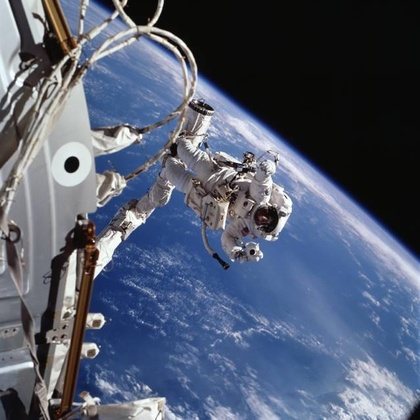
%> input picture P07/E2/imagen1.jpg, 420 x 420 px, shrunk from 639 x 639 before the run
$ octave main.m   (GNU Octave 9; MATLAB toolbox functions it lacks are replaced by stand-ins)
%> lines starting %> are read from the running program, lines starting %| are printed output that depends on the picture
%> further down, archivo1 is the input picture: size 420x420x3 uint8; mean R, G, B 82.9, 92, 112.1
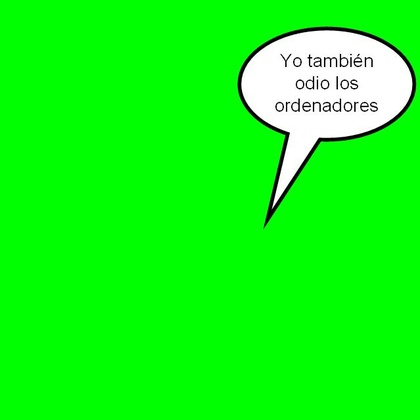
%> input picture P07/E2/imagen2.jpg, 420 x 420 px, shrunk from 639 x 639 before the run
%> further down, archivo2 is the input picture: size 420x420x3 uint8; mean R, G, B 21.5, 250.4, 22.4
### P07/E2/ObtenerSuperposicion.m
function imagen_final = ObtenerSuperposicion(imagenA, imagenB)
    ImA = double(imagenA);
    ImA = ImA./255;
    ImB = double(imagenB);
    ImB = ImB./255;

    [f,c,p] = size(ImA);
%> f = 420; c = 420; p = 3
    %[fB,cB,pB] = size(ImB); // Porque ImA y ImB tienen que ser de el mismo
    %tamaño

    imagen_final = zeros(f, c, p);

    for i=1:f
        for j=1:c
            for k=1:p
                if ImB(i,j,1)<0.3 && ImB(i,j,2)>0.7 && ImB(i,j,3)<0.3
                    imagen_final(i,j,k) = ImA(i,j,k);

                else
                    imagen_final(i,j,k) = ImB(i,j,k);
                end
            end
        end
    end
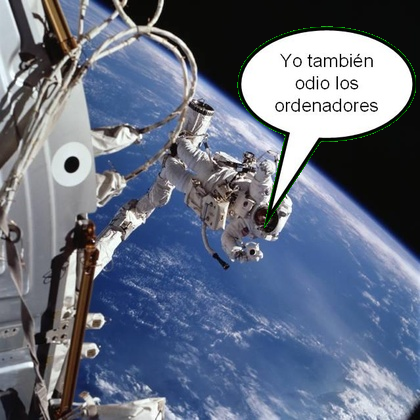
%> imagen_final: size 420x420x3 double; mean R, G, B 0.401, 0.438, 0.514

### P07/E2/main.m
archivo1 = imread("imagen1.jpg");
archivo2 = imread("imagen2.jpg");

foto_final = ObtenerSuperposicion(archivo1, archivo2);
image(foto_final);

foto_final = foto_final.*255;
foto_final = uint8(foto_final);
%> foto_final: size 420x420x3 uint8
imwrite(foto_final, "newImage.jpg");
